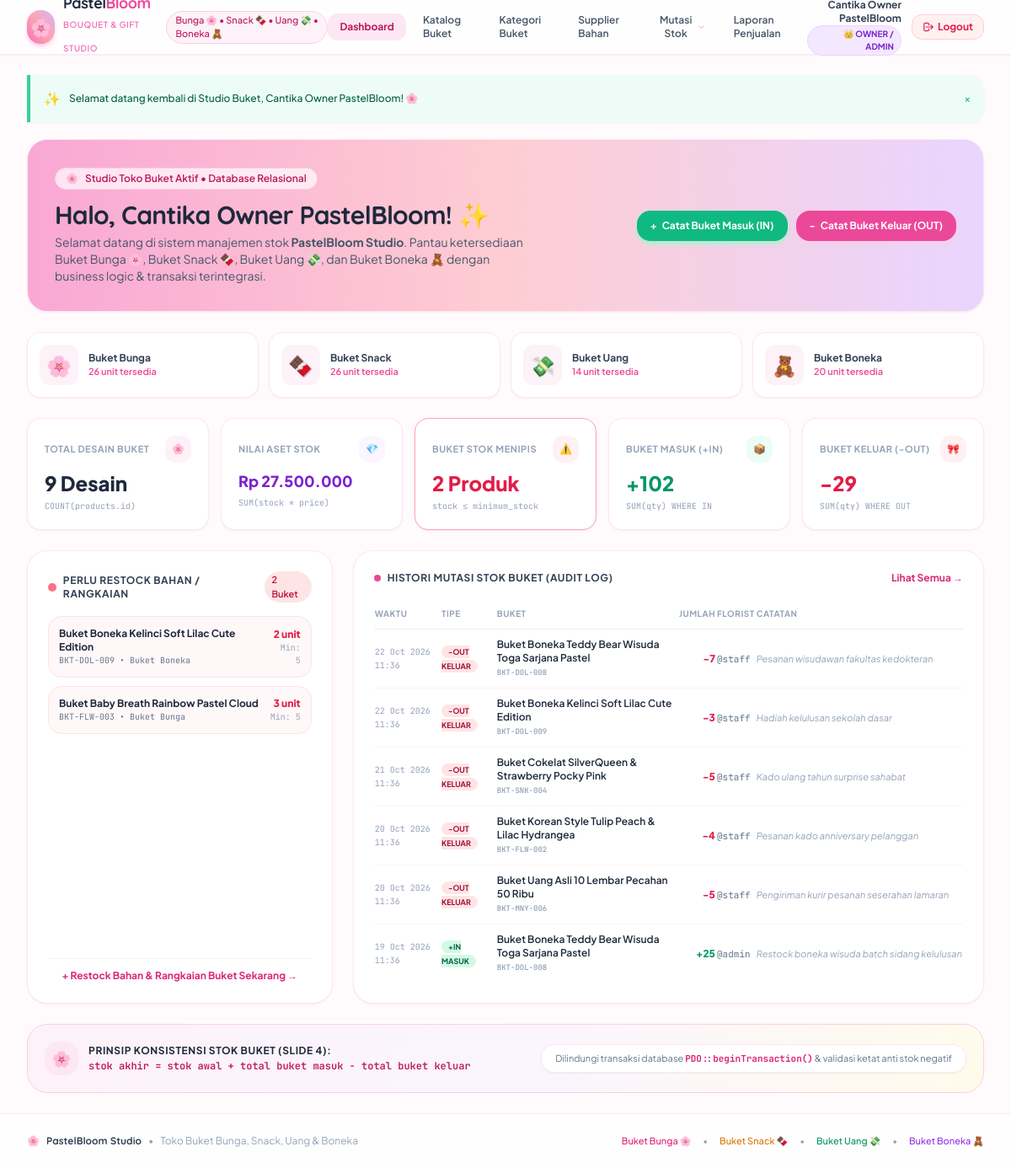
/dashboard.php (signed in), run on the app's committed database.
### tables this page shows
CREATE TABLE `products` (
    `id` INT PRIMARY KEY AUTO_INCREMENT,
    `category_id` INT NOT NULL,
    `sku` VARCHAR(50) NOT NULL UNIQUE,
    `name` VARCHAR(150) NOT NULL,
    `price` DECIMAL(12,2) NOT NULL DEFAULT 0.00,
    `stock` INT NOT NULL DEFAULT 0,
    `minimum_stock` INT NOT NULL DEFAULT 5,
    `description` TEXT DEFAULT NULL,
    `created_at` TIMESTAMP DEFAULT CURRENT_TIMESTAMP,
    FOREIGN KEY (`category_id`) REFERENCES `categories`(`id`) ON UPDATE CASCADE ON DELETE RESTRICT
);

CREATE TABLE `categories` (
    `id` INT PRIMARY KEY AUTO_INCREMENT,
    `name` VARCHAR(100) NOT NULL,
    `icon` VARCHAR(20) DEFAULT '🌸',
    `description` TEXT DEFAULT NULL,
    `created_at` TIMESTAMP DEFAULT CURRENT_TIMESTAMP
);

CREATE TABLE `stock_movements` (
    `id` INT PRIMARY KEY AUTO_INCREMENT,
    `product_id` INT NOT NULL,
    `user_id` INT NOT NULL,
    `type` ENUM('IN', 'OUT') NOT NULL,
    `quantity` INT NOT NULL,
    `notes` TEXT DEFAULT NULL,
    `created_at` TIMESTAMP DEFAULT CURRENT_TIMESTAMP,
    FOREIGN KEY (`product_id`) REFERENCES `products`(`id`) ON UPDATE CASCADE ON DELETE RESTRICT,
    FOREIGN KEY (`user_id`) REFERENCES `users`(`id`) ON UPDATE CASCADE ON DELETE RESTRICT
);

CREATE TABLE `users` (
    `id` INT PRIMARY KEY AUTO_INCREMENT,
    `username` VARCHAR(50) NOT NULL UNIQUE,
    `password_hash` VARCHAR(255) NOT NULL,
    `role` ENUM('admin', 'staff') NOT NULL DEFAULT 'staff',
    `created_at` TIMESTAMP DEFAULT CURRENT_TIMESTAMP
);

### auth.php (called while the page is built, shortened)
<?php
function current_user(): ?array {
    return $_SESSION['user'] ?? null;
}

### escape.php (called while the page is built, shortened)
<?php
if (!function_exists('e')) {
    function e(?string $value): string {
        return htmlspecialchars((string) ($value ?? ''), ENT_QUOTES, 'UTF-8');
    }
}
if (!function_exists('format_rupiah')) {
    function format_rupiah(float|int|string $number): string {
        return 'Rp ' . number_format((float) $number, 0, ',', '.');
    }
}
if (!function_exists('format_date')) {
    function format_date(?string $datetime): string {
        return date('d M Y H:i', strtotime($datetime));
    }
}

### dashboard.php (the view, shortened to what this page needs)
<?php
require_once __DIR__ . '/../config/database.php';
require_once __DIR__ . '/../helpers/auth.php';
require_once __DIR__ . '/../helpers/escape.php';
$stmt = $pdo->query("SELECT COUNT(*) AS total FROM products");
$totalProducts = (int) $stmt->fetch()['total'];
$stmt = $pdo->query("SELECT COALESCE(SUM(stock * price), 0) AS total_value FROM products");
$totalInventoryValue = (float) $stmt->fetch()['total_value'];
$stmt = $pdo->query("SELECT COUNT(*) AS low_count FROM products WHERE stock <= minimum_stock");
$lowStockCount = (int) $stmt->fetch()['low_count'];
$stmt = $pdo->query("
    SELECT
        COALESCE(SUM(CASE WHEN type = 'IN' THEN quantity ELSE 0 END), 0) AS total_in,
        COALESCE(SUM(CASE WHEN type = 'OUT' THEN quantity ELSE 0 END), 0) AS total_out
    FROM stock_movements
");
$movementStats = $stmt->fetch();
$totalIn = (int) $movementStats['total_in'];
$totalOut = (int) $movementStats['total_out'];
$lowStockProducts = $pdo->query("
    SELECT p.id, p.sku, p.name, p.stock, p.minimum_stock, c.name AS category_name, c.icon AS category_icon
    FROM products p
    JOIN categories c ON c.id = p.category_id
    WHERE p.stock <= p.minimum_stock
    ORDER BY p.stock ASC
    LIMIT 5
")->fetchAll();
$recentMovements = $pdo->query("
    SELECT sm.id, sm.type, sm.quantity, sm.notes, sm.created_at,
           p.name AS product_name, p.sku,
           u.username
    FROM stock_movements sm
    JOIN products p ON p.id = sm.product_id
    JOIN users u ON u.id = sm.user_id
    ORDER BY sm.created_at DESC
    LIMIT 6
")->fetchAll();
$catSummary = $pdo->query("
    SELECT c.name, c.icon, COUNT(p.id) AS count, COALESCE(SUM(p.stock), 0) as stock
    FROM categories c
    LEFT JOIN products p ON p.category_id = c.id
    GROUP BY c.id, c.name, c.icon
")->fetchAll();
require_once __DIR__ . '/../views/header.php';
?>
<div class="space-y-6">
    <div class="bg-gradient-to-r from-pink-300 via-rose-200 to-purple-200 rounded-3xl p-6 md:p-8 text-slate-800 shadow-sm border border-pink-100 flex flex-col md:flex-row md:items-center justify-between gap-4">
        <div>
            <div class="inline-flex items-center space-x-2 bg-white/70 backdrop-blur-sm text-pink-700 text-xs px-3 py-1 rounded-full mb-3 border border-pink-200 font-semibold">
                <span>🌸</span>
                <span>Studio Toko Buket Aktif &bull; Database Relasional</span>
            </div>
            <h1 class="text-2xl md:text-3xl font-bold font-display tracking-tight text-slate-800">
                Halo, <?= e($currentUser['full_name']) ?>! ✨
            </h1>
            <p class="text-slate-600 text-xs md:text-sm mt-1 max-w-xl">
                Selamat datang di sistem manajemen stok <strong>PastelBloom Studio</strong>. Pantau ketersediaan Buket Bunga 🌸, Buket Snack 🍫, Buket Uang 💸, dan Buket Boneka 🧸 dengan business logic &amp; transaksi terintegrasi.
            </p>
        </div>
        <div class="flex flex-wrap gap-2.5">
            <a href="stock/in.php" class="bg-emerald-500 hover:bg-emerald-600 text-white font-bold px-4 py-2.5 rounded-2xl text-xs shadow-md shadow-emerald-200 transition flex items-center">
                <span class="mr-1.5">+</span> Catat Buket Masuk (IN)
            </a>
            <a href="stock/out.php" class="bg-pink-500 hover:bg-pink-600 text-white font-bold px-4 py-2.5 rounded-2xl text-xs shadow-md shadow-pink-200 transition flex items-center">
                <span class="mr-1.5">-</span> Catat Buket Keluar (OUT)
            </a>
        </div>
    </div>
    <div class="grid grid-cols-2 sm:grid-cols-4 gap-3">
        <?php foreach ($catSummary as $cs): ?>
        <div class="bg-white rounded-2xl p-3.5 border border-pink-100 shadow-sm flex items-center space-x-3">
            <span class="text-2xl p-2 rounded-xl bg-pink-50"><?= $cs['icon'] ?? '🌸' ?></span>
            <div>
                <div class="text-xs font-bold text-slate-700"><?= e($cs['name']) ?></div>
                <div class="text-[11px] text-pink-500 font-semibold"><?= $cs['stock'] ?> unit tersedia</div>
            </div>
        </div>
        <?php endforeach; ?>
    </div>
    <div class="grid grid-cols-1 sm:grid-cols-2 lg:grid-cols-5 gap-3.5">
        <div class="bg-white rounded-2xl p-5 border border-pink-100 shadow-sm hover:shadow-md transition">
            <div class="flex items-center justify-between text-slate-500 mb-2">
                <span class="text-[11px] font-bold uppercase tracking-wider text-slate-400">Total Desain Buket</span>
                <span class="p-2 bg-pink-50 text-pink-500 rounded-xl text-xs">🌸</span>
            </div>
            <div class="text-2xl font-black text-slate-800"><?= number_format($totalProducts) ?> Desain</div>
            <p class="text-[10px] text-slate-400 mt-1 font-mono">COUNT(products.id)</p>
        </div>
        <div class="bg-white rounded-2xl p-5 border border-pink-100 shadow-sm hover:shadow-md transition">
            <div class="flex items-center justify-between text-slate-500 mb-2">
                <span class="text-[11px] font-bold uppercase tracking-wider text-slate-400">Nilai Aset Stok</span>
                <span class="p-2 bg-purple-50 text-purple-500 rounded-xl text-xs">💎</span>
            </div>
            <div class="text-lg font-black text-purple-700 truncate" title="<?= format_rupiah($totalInventoryValue) ?>">
                <?= format_rupiah($totalInventoryValue) ?>
            </div>
            <p class="text-[10px] text-slate-400 mt-1 font-mono">SUM(stock * price)</p>
        </div>
        <div class="bg-white rounded-2xl p-5 border <?= $lowStockCount > 0 ? 'border-rose-300 bg-rose-50/40' : 'border-pink-100' ?> shadow-sm hover:shadow-md transition">
            <div class="flex items-center justify-between text-slate-500 mb-2">
                <span class="text-[11px] font-bold uppercase tracking-wider text-slate-400">Buket Stok Menipis</span>
                <span class="p-2 bg-rose-50 text-rose-500 rounded-xl text-xs">⚠️</span>
            </div>
            <div class="text-2xl font-black <?= $lowStockCount > 0 ? 'text-rose-600' : 'text-slate-800' ?>">
                <?= number_format($lowStockCount) ?> Produk
            </div>
            <p class="text-[10px] text-slate-400 mt-1 font-mono">stock &le; minimum_stock</p>
        </div>
        <div class="bg-white rounded-2xl p-5 border border-pink-100 shadow-sm hover:shadow-md transition">
            <div class="flex items-center justify-between text-slate-500 mb-2">
                <span class="text-[11px] font-bold uppercase tracking-wider text-slate-400">Buket Masuk (+IN)</span>
                <span class="p-2 bg-emerald-50 text-emerald-500 rounded-xl text-xs">📦</span>
            </div>
            <div class="text-2xl font-black text-emerald-600">+<?= number_format($totalIn) ?></div>
            <p class="text-[10px] text-slate-400 mt-1 font-mono">SUM(qty) WHERE IN</p>
        </div>
        <div class="bg-white rounded-2xl p-5 border border-pink-100 shadow-sm hover:shadow-md transition">
            <div class="flex items-center justify-between text-slate-500 mb-2">
                <span class="text-[11px] font-bold uppercase tracking-wider text-slate-400">Buket Keluar (-OUT)</span>
                <span class="p-2 bg-rose-50 text-rose-500 rounded-xl text-xs">🎀</span>
            </div>
            <div class="text-2xl font-black text-rose-600">-<?= number_format($totalOut) ?></div>
            <p class="text-[10px] text-slate-400 mt-1 font-mono">SUM(qty) WHERE OUT</p>
        </div>
    </div>
    <div class="grid grid-cols-1 lg:grid-cols-3 gap-6">
        <div class="bg-white rounded-3xl p-6 border border-pink-100 shadow-sm flex flex-col justify-between">
            <div>
                <div class="flex items-center justify-between mb-4">
                    <h2 class="text-xs font-bold uppercase tracking-wider text-slate-700 flex items-center">
                        <span class="w-2.5 h-2.5 rounded-full bg-rose-400 mr-2"></span>
                        Perlu Restock Bahan / Rangkaian
                    </h2>
                    <span class="text-[11px] font-semibold bg-rose-100 text-rose-700 px-2 py-0.5 rounded-full">
                        <?= count($lowStockProducts) ?> Buket
                    </span>
                </div>
                <?php if (empty($lowStockProducts)): ?>
                <div class="py-8 text-center text-slate-400 text-xs">
                    Semua stok buket dalam batas aman! 🌸
                </div>
                <?php else: ?>
                <div class="space-y-2.5">
                    <?php foreach ($lowStockProducts as $lp): ?>
                    <div class="p-3 bg-rose-50/50 border border-rose-100 rounded-2xl flex items-center justify-between">
                        <div>
                            <div class="font-bold text-xs text-slate-800"><?= e($lp['name']) ?></div>
                            <div class="text-[10px] text-slate-500 font-mono"><?= e($lp['sku']) ?> &bull; <?= e($lp['category_name']) ?></div>
                        </div>
                        <div class="text-right">
                            <div class="text-xs font-black text-rose-600"><?= $lp['stock'] ?> unit</div>
                            <div class="text-[10px] text-slate-400 font-mono">Min: <?= $lp['minimum_stock'] ?></div>
                        </div>
                    </div>
                    <?php endforeach; ?>
                </div>
                <?php endif; ?>
            </div>
            <div class="mt-4 pt-3 border-t border-pink-50">
                <a href="stock/in.php" class="text-xs font-bold text-pink-600 hover:text-pink-800 flex items-center justify-center">
                    + Restock Bahan &amp; Rangkaian Buket Sekarang &rarr;
                </a>
            </div>
        </div>
        <div class="lg:col-span-2 bg-white rounded-3xl p-6 border border-pink-100 shadow-sm">
            <div class="flex items-center justify-between mb-4">
                <h2 class="text-xs font-bold uppercase tracking-wider text-slate-700 flex items-center">
                    <span class="w-2 h-2 rounded-full bg-pink-500 mr-2"></span>
                    Histori Mutasi Stok Buket (Audit Log)
                </h2>
                <a href="stock/movements.php" class="text-xs font-bold text-pink-600 hover:text-pink-800">
                    Lihat Semua &rarr;
                </a>
            </div>
            <div class="overflow-x-auto">
                <table class="w-full text-left text-xs">
                    <thead>
                        <tr class="border-b border-pink-100 text-slate-400 uppercase tracking-wider font-semibold text-[10px]">
                            <th class="py-2.5">Waktu</th>
                            <th class="py-2.5">Tipe</th>
                            <th class="py-2.5">Buket</th>
                            <th class="py-2.5 text-right">Jumlah</th>
                            <th class="py-2.5">Florist</th>
                            <th class="py-2.5">Catatan</th>
                        </tr>
                    </thead>
                    <tbody class="divide-y divide-pink-50 text-slate-600">
                        <?php if (empty($recentMovements)): ?>
                        <tr><td colspan="6" class="py-4 text-center text-slate-400">Belum ada transaksi stok.</td></tr>
                        <?php else: ?>
                        <?php foreach ($recentMovements as $m): ?>
                        <tr class="hover:bg-pink-50/40 transition">
                            <td class="py-2.5 font-mono text-[10px] text-slate-400"><?= format_date($m['created_at']) ?></td>
                            <td class="py-2.5">
                                <?php if ($m['type'] === 'IN'): ?>
                                <span class="bg-emerald-100 text-emerald-800 font-bold px-2 py-0.5 rounded-full text-[9px]">+IN MASUK</span>
                                <?php else: ?>
                                <span class="bg-rose-100 text-rose-800 font-bold px-2 py-0.5 rounded-full text-[9px]">-OUT KELUAR</span>
                                <?php endif; ?>
                            </td>
                            <td class="py-2.5 font-semibold text-slate-800">
                                <div><?= e($m['product_name']) ?></div>
                                <span class="text-[9px] text-slate-400 font-mono"><?= e($m['sku']) ?></span>
                            </td>
                            <td class="py-2.5 text-right font-black <?= $m['type'] === 'IN' ? 'text-emerald-600' : 'text-rose-600' ?>">
                                <?= $m['type'] === 'IN' ? '+' : '-' ?><?= number_format($m['quantity']) ?>
                            </td>
                            <td class="py-2.5 text-slate-500 font-mono text-[11px]">@<?= e($m['username']) ?></td>
                            <td class="py-2.5 text-slate-400 italic max-w-xs truncate text-[11px]"><?= e($m['notes'] ?? '-') ?></td>
                        </tr>
                        <?php endforeach; ?>
                        <?php endif; ?>
                    </tbody>
                </table>
            </div>
        </div>
    </div>
    <div class="bg-gradient-to-r from-pink-50 via-purple-50 to-amber-50 text-slate-700 rounded-3xl p-5 flex flex-col md:flex-row items-center justify-between gap-4 border border-pink-200">
        <div class="flex items-center space-x-3">
            <span class="w-10 h-10 rounded-2xl bg-pink-100 text-pink-600 flex items-center justify-center shrink-0 font-bold text-lg">🌸</span>
            <div>
                <h4 class="text-xs font-bold text-slate-800 uppercase tracking-wider">Prinsip Konsistensi Stok Buket (Slide 4):</h4>
                <p class="text-xs text-pink-700 font-mono mt-0.5 font-semibold">stok akhir = stok awal + total buket masuk &minus; total buket keluar</p>
            </div>
        </div>
        <div class="text-[11px] text-slate-500 bg-white px-4 py-2 rounded-2xl border border-pink-100 shadow-sm">
            Dilindungi transaksi database <code class="text-pink-600 font-bold">PDO::beginTransaction()</code> &amp; validasi ketat anti stok negatif
        </div>
    </div>
</div>
<?php require_once __DIR__ . '/../views/footer.php'; ?>

### data on the page
products: name "Buket Boneka Kelinci Soft Lilac Cute Edition", sku "BKT-DOL-009", category.name "Buket Boneka", stock "2", minimum_stock "5"
products: name "Buket Baby Breath Rainbow Pastel Cloud", sku "BKT-FLW-003", category.name "Buket Bunga", stock "3", minimum_stock "5"
stock_movements: created_at "22 Oct 2026 11:36", type "-OUT KELUAR", product.name "Buket Boneka Teddy Bear Wisuda Toga Sarjana Pastel", product.sku "BKT-DOL-008", quantity "7", user.username "staff", notes "Pesanan wisudawan fakultas kedokteran"
stock_movements: created_at "22 Oct 2026 11:36", type "-OUT KELUAR", product.name "Buket Boneka Kelinci Soft Lilac Cute Edition", product.sku "BKT-DOL-009", quantity "3", user.username "staff", notes "Hadiah kelulusan sekolah dasar"
stock_movements: created_at "21 Oct 2026 11:36", type "-OUT KELUAR", product.name "Buket Cokelat SilverQueen & Strawberry Pocky Pink", product.sku "BKT-SNK-004", quantity "5", user.username "staff", notes "Kado ulang tahun surprise sahabat"
stock_movements: created_at "20 Oct 2026 11:36", type "-OUT KELUAR", product.name "Buket Korean Style Tulip Peach & Lilac Hydrangea", product.sku "BKT-FLW-002", quantity "4", user.username "staff", notes "Pesanan kado anniversary pelanggan"
stock_movements: created_at "20 Oct 2026 11:36", type "-OUT KELUAR", product.name "Buket Uang Asli 10 Lembar Pecahan 50 Ribu", product.sku "BKT-MNY-006", quantity "5", user.username "staff", notes "Pengiriman kurir pesanan seserahan lamaran"
stock_movements: created_at "19 Oct 2026 11:36", type "+IN MASUK", product.name "Buket Boneka Teddy Bear Wisuda Toga Sarjana Pastel", product.sku "BKT-DOL-008", quantity "25", user.username "admin", notes "Restock boneka wisuda batch sidang kelulusan"

### other printed values
$currentUser['full_name'] "Cantika Owner PastelBloom"
$successMsg "Selamat datang kembali di Studio Buket, Cantika Owner PastelBloom! 🌸"
$cs['icon'] "🌸"
$cs['name'] "Buket Bunga"
$cs['stock'] "26"
$cs['icon'] "🍫"
$cs['name'] "Buket Snack"
$cs['icon'] "💸"
$cs['name'] "Buket Uang"
$cs['stock'] "14"
$cs['icon'] "🧸"
$cs['name'] "Buket Boneka"
$cs['stock'] "20"
$totalProducts "9"
format_rupiah($totalInventoryValue) "Rp 27.500.000"
